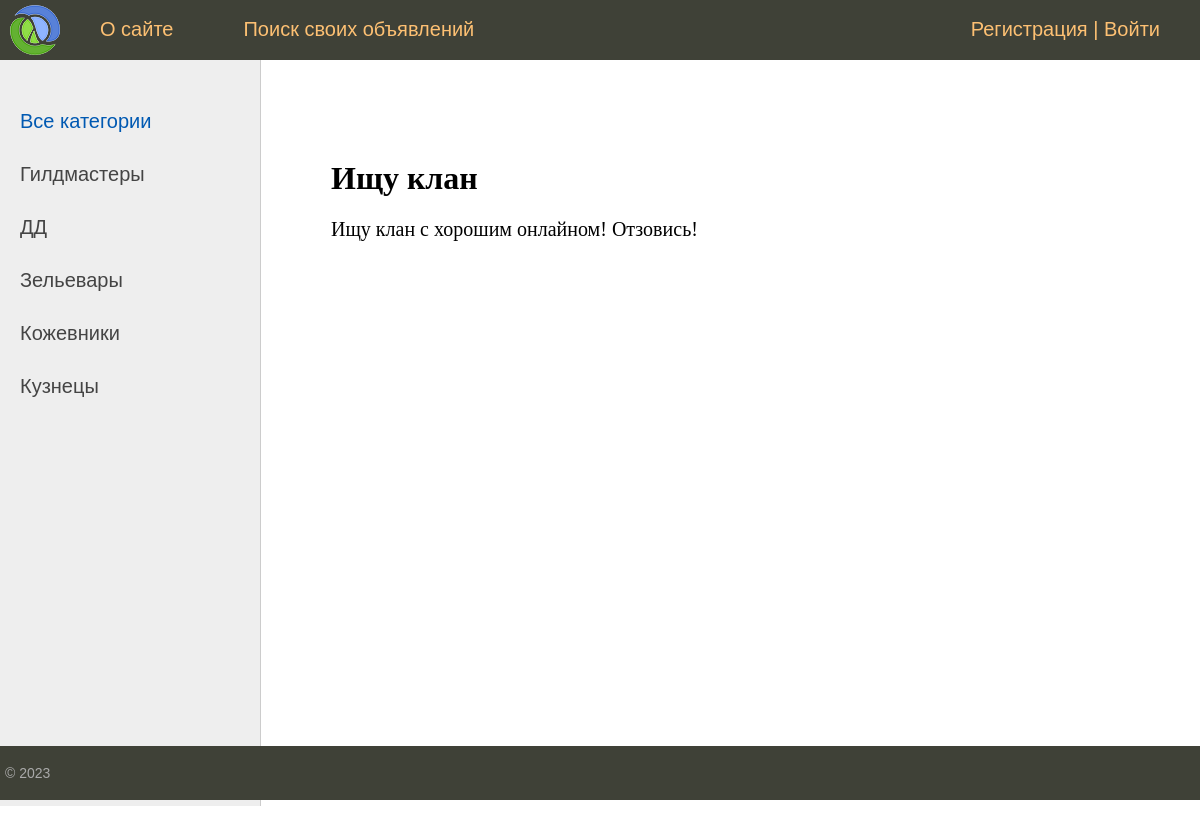
Page /post/ishu-klan/ on the committed database.
### board/models.py (models this page shows, shortened)
class Category(models.Model):
    name = models.CharField(max_length=50, db_index=True, verbose_name="Категория")
    slug = models.SlugField(max_length=255, unique=True, db_index=True, verbose_name='URL')
    def get_absolute_url(self):
        return reverse('category', kwargs={'cat_slug': self.slug})
    class Meta:
        verbose_name = 'Категория'
        verbose_name_plural = 'Категории'
        ordering = ['name']

class Announce(models.Model):
    author = models.ForeignKey(User, on_delete=models.CASCADE, verbose_name='Автор')
    title = models.CharField(max_length=200, verbose_name='Заголовок')
    slug = models.SlugField(max_length=255, unique=True, db_index=True, verbose_name='URL')
    content = models.TextField(blank=True, verbose_name='Текс объявления')
    time_create = models.DateTimeField(auto_now_add=True, verbose_name='Время создания')
    time_update = models.DateTimeField(auto_now=True, verbose_name='Время редактирования')
    cat = models.ForeignKey('Category', on_delete=models.PROTECT, verbose_name='Категории')
    def __str__(self):
        return self.title
    class Meta:
        verbose_name = 'Объявление'
        verbose_name_plural = 'Объявления'
        ordering = ['time_create', 'title']

### board/views.py (the view)
# urls.py: path('post/<slug:post_slug>/', ShowPost.as_view(), name='post'),
class ShowPost(DataMixin, DetailView):
    model = Announce
    template_name = 'board/post.html'
    slug_url_kwarg = 'post_slug'
    context_object_name = 'post'  # сюда помещаются данные взятые из Announce
    def get_context_data(self, *, object_list=None, **kwargs):
        context = super().get_context_data(**kwargs)  # получаем контекст уже существующий
        c_def = self.get_user_context(title=context['post'])
        return dict(list(context.items()) + list(c_def.items()))

### board/utils.py (called while the page is built)
    def get_user_context(self, **kwargs):
        context = kwargs
        cats = Category.objects.annotate(Count('announce'))
        user_menu = menu.copy()
        if not self.request.user.is_authenticated:
            user_menu.pop(1)
        context['menu'] = user_menu
        context['cats'] = cats
        if 'cat_selected' not in context:
            context['cat_selected'] = 0
        return context

### board/templates/board/post.html
{% extends 'board/base.html' %}
{% block content %}
<h1>{{post.title}}</h1>
{{ post.content|linebreaks }}
{% endblock %}

### board/templates/board/base.html (shortened to what this page needs)
{% load static %}
{% load board_tags %}
<!DOCTYPE html>
<html>
<head>
	<link type="text/css" href="{% static 'board/css/styles.css' %}" rel="stylesheet" />
</head>
<body>
<table class="table-page" border=0 cellpadding="0" cellspacing="0">
<tr><td valign=top>
{% block mainmenu %}
		<div class="header">
			<ul id="mainmenu" class="mainmenu">
			<li class="logo"><a href="{% url 'home' %}"><div class="logo"></div></a></li>
{% for m in menu %}
			<li><a href="{% url m.url_name %}">{{m.title}}</a></li>
{% endfor %}
	{% if request.user.is_authenticated %}
			<li class="last"> {{user.username}} | <a href="{% url 'logout' %}">Выйти</a></li>
	{% else %}
			<li class="last"><a href="{% url 'register' %}">Регистрация</a> | <a href="{% url 'login' %}">Войти</a></li>
	{% endif %}
			</ul>
		</div>
{% endblock mainmenu %}
<table class="table-content" border=0 cellpadding="0" cellspacing="0">
<tr>
	<td valign="top" class="left-chapters">
	<ul id="leftchapters">
		{% if cat_selected == 0 %}
			<li class="selected">Все категории</li>
		{% else %}
			<li><a href="{% url 'home' %}">Все категории</a></li>
		{% endif %}
		{% for c in cats %}
		{% if c.announce__count > 0 %}
			{% if c.pk == cat_selected %}
				<li class="selected">{{c.name}}</li>
			{% else %}
				<li><a href="{{ c.get_absolute_url }}">{{c.name}}</a></li>
			{% endif %}
		{% endif %}
		{% endfor %}
	</ul>
</td>
<td valign="top" class="content">
	<div class="content-text">
{% block content %}
{% endblock %}
	</div>
</td></tr></table>
</td></tr>
<tr><td valign=top>
	<div id="footer">
		<p>&copy; 2023</p>
	</div>
</td></tr></table>
</body>
</html>

### board/static/board/css/styles.css (style rules this page uses)
html, body { font-family: 'Arial'; margin: 0; padding: 0; height: 100%; width: 100%; color: #444; }
a { color: #0059b2; text-decoration: none; }
.table-page { width: 100%; height: 100%; vertical-align: top; }
.table-page tr { height: 100%; }
.header { background: #3F4137; height: 60px; }
.logo { background: url('../images/logo.png') no-repeat 10px 5px; width: 70px; height: 60px; }
ul.mainmenu { list-style: none; margin: 0; padding: 0; height: 60px; color: #fdc073; font-size: 20px; overflow: hidden; }
ul.mainmenu li { float: left; margin: 18px 40px 0 30px; }
ul.mainmenu li.logo { margin: 0; }
ul.mainmenu li.last { float: right; }
ul.mainmenu li a { color: #fdc073; text-decoration: none; }
.table-content { width: 100%; min-height: 100%; height: 100%; }
.left-chapters { margin: 0; background: #eee; border-right: 1px solid #ccc; min-height: 100%; }
.left-chapters ul { width: 230px; min-height: 100%; margin: 0; padding: 20px 10px 10px 20px; list-style: none; font-size: 20px; }
.left-chapters ul li { margin: 30px 0 0 0; color: #999; }
.left-chapters ul li.selected { color: #0059b2; }
.left-chapters ul li a { color: #444; text-decoration: none; }
.content { padding: 40px 20px 20px 40px; width: 100%; box-sizing: border-box; }
.content-text { margin: 60px 0 0 30px; color: #000; font-size: 20px; font-family: Yandex Sans Display Light; }
.content-text h1 { font-size: 32px; }
#footer { box-sizing: border-box; background: #3F4137; padding: 5px; color: #aaa; font-size: 14px; font-family: Verdana, Geneva, Arial, Helvetica; text-align: left; overflow: hidden; }

### rows in the picture
Category: name "Гилдмастеры"
Category: name "ДД"
Category: name "Зельевары"
Category: name "Кожевники"
Category: name "Кузнецы"
Announce: title "Ищу клан", content "Ищу клан с хорошим онлайном! Отзовись!"

### other values in the picture
{{ m.title }} "О сайте" "Поиск своих объявлений"
